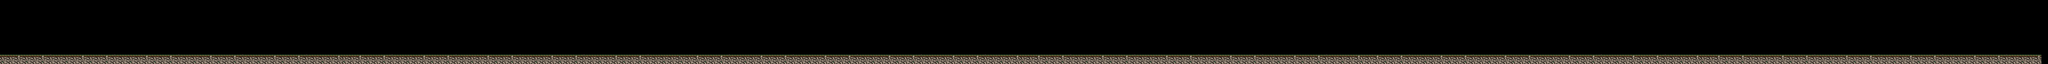

A level layout from a 2D game, rendered from its tile map. Below: a short description, then the map file with tile-grid data replaced by summaries:
An orthogonal 1536x48 tile map with 16x16 px tiles, 1 tile layer (ground-layer), 2 hidden layers not drawn.

<map version="1.10" tiledversion="1.10.0" orientation="orthogonal" renderorder="right-down" width="1536" height="48" tilewidth="16" tileheight="16" infinite="0" nextlayerid="5" nextobjectid="1">
 <editorsettings>
  <export target="../../levels/level-test.json" format="json" />
 </editorsettings>
 <tileset firstgid="1" name="L1_bank.png" tilewidth="16" tileheight="16" tilecount="264" columns="11">
  <image source="../original/L1_bank.png" width="176" height="384" />
 </tileset>
 <layer id="1" name="ground-layer" width="1536" height="48">
  <data>[73728 cells, 12331 non-empty, 45 distinct tile ids]</data>
 </layer>
 <layer id="4" name="Copy of ground-layer" width="1536" height="48" visible="0">
  <data>[73728 cells, 6740 non-empty, 125 distinct tile ids]</data>
 </layer>
 <layer id="2" name="collision-layer" width="1536" height="48" visible="0">
  <data>[73728 cells, 2407 non-empty, 1 distinct tile ids]</data>
 </layer>
</map>
